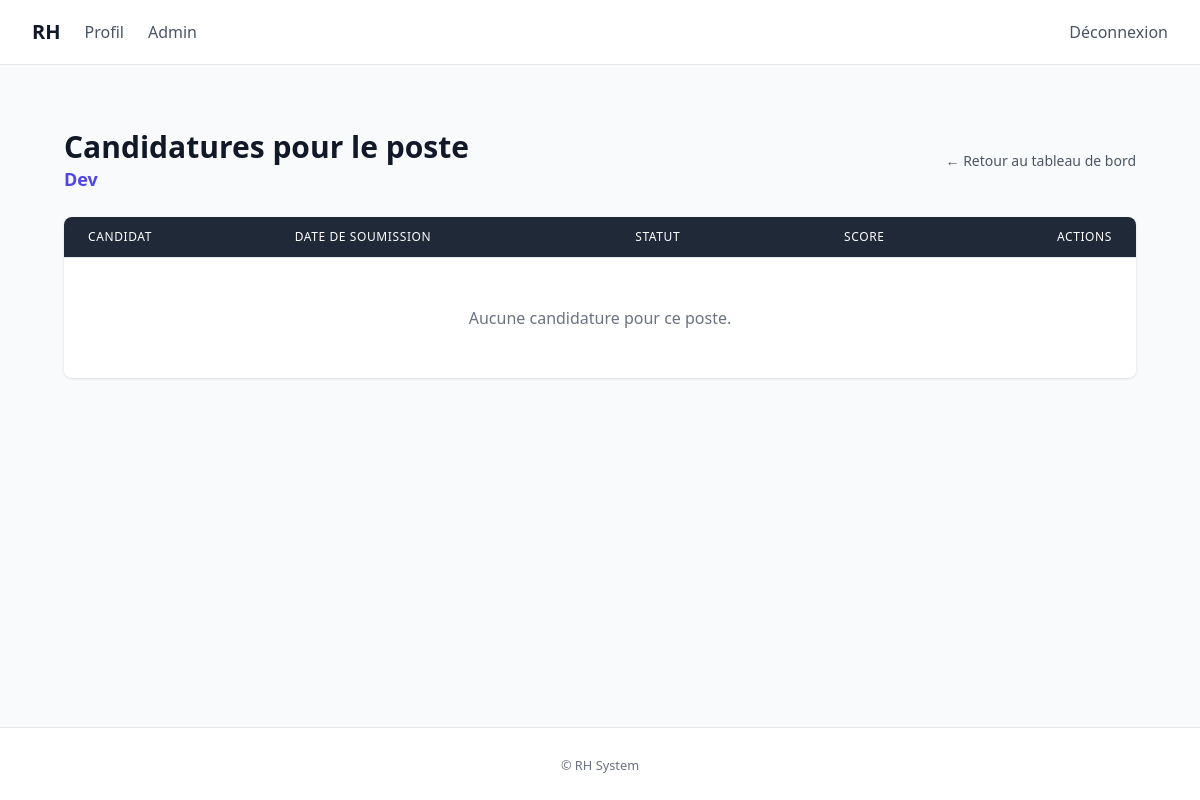
Before: /recruitment/postes/1/candidatures/ (signed in) with the older database file.
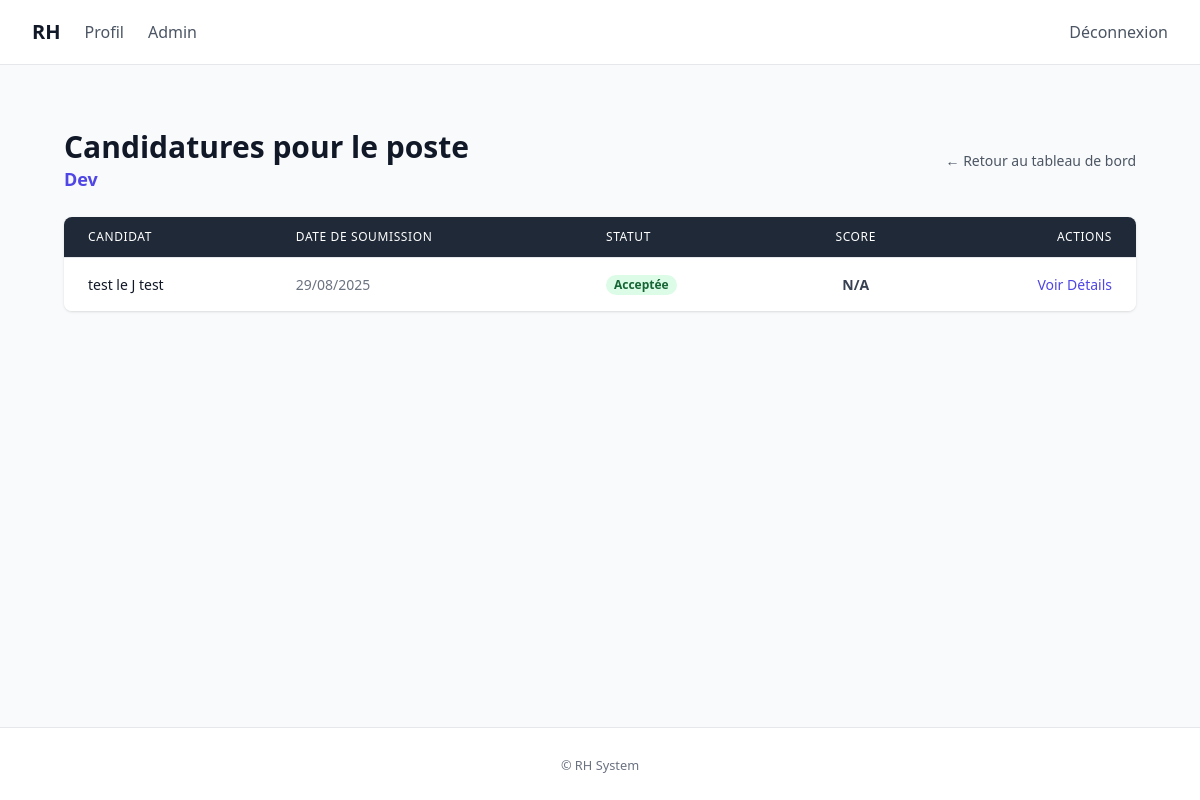
After: the same page with the newer database file.
### recruitment/models.py (models this page shows, shortened)
class Candidature(models.Model):
    class Statuts(models.TextChoices):
        SOUMISE = "submitted", "Soumise"
        EN_REVUE = "in_review", "En revue"
        ENTRETIEN = "interview", "Entretien"
        ACCEPTEE = "accepted", "Acceptée"
        REFUSEE = "rejected", "Refusée"
    candidat = models.ForeignKey(User, on_delete=models.CASCADE, related_name="candidatures")
    poste = models.ForeignKey(Poste, on_delete=models.CASCADE, related_name="candidatures")
    cv_file = models.FileField(
        upload_to=upload_to_cv,
        validators=[validate_document_file],
        blank=True,
        null=True,
    )
    lettre_motivation_file = models.FileField(
        upload_to=upload_to_lettre,
        validators=[validate_document_file],
        blank=True,
        null=True,
    )
    date_soumission = models.DateTimeField(auto_now_add=True)
    statut = models.CharField(max_length=20, choices=Statuts.choices, default=Statuts.SOUMISE)
    class Meta:
        ordering = ["-date_soumission"]
        indexes = [
            models.Index(fields=["statut", "date_soumission"]),
        ]
        constraints = [
            models.UniqueConstraint(fields=["candidat", "poste"], name="unique_candidature_par_poste"),
        ]
    def get_statut_class(self) -> str:
        if self.statut == self.Statuts.SOUMISE:
            return "bg-gray-100 text-gray-800"
        elif self.statut == self.Statuts.EN_REVUE:
            return "bg-yellow-100 text-yellow-800"
        elif self.statut == self.Statuts.ENTRETIEN:
            return "bg-blue-100 text-blue-800"
        elif self.statut == self.Statuts.ACCEPTEE:
            return "bg-green-100 text-green-800"
        elif self.statut == self.Statuts.REFUSEE:
            return "bg-red-100 text-red-800"
        return "bg-gray-100 text-gray-800"

### recruitment/views.py (the view)
# urls.py: path('postes/<int:poste_id>/candidatures/', views.PosteCandidaturesListView.as_view(), name='poste_candidatures'),
class PosteCandidaturesListView(AdminRequiredMixin, ListView):
    model = Candidature
    template_name = 'recruitment/poste_candidatures.html'
    context_object_name = 'candidatures'
    def get_queryset(self):
        self.poste = get_object_or_404(Poste, pk=self.kwargs['poste_id'])
        return Candidature.objects.filter(poste=self.poste)
    def get_context_data(self, **kwargs):
        context = super().get_context_data(**kwargs)
        context['poste'] = self.poste
        return context

### recruitment/templates/recruitment/poste_candidatures.html (shortened to what this page needs)
{% extends "accounts/base.html" %}
{% block content %}
<div class="max-w-7xl mx-auto px-4 sm:px-6 lg:px-8 py-8">
    <div class="flex justify-between items-center mb-6">
        <div>
            <h1 class="text-3xl font-bold text-gray-900">Candidatures pour le poste</h1>
            <p class="text-lg text-primary font-semibold">{{ poste.titre }}</p>
        </div>
        <a href="{% url 'recruitment:dashboard_admin' %}" class="text-sm font-medium text-gray-600 hover:text-primary">&larr; Retour au tableau de bord</a>
    </div>
    <div class="overflow-x-auto bg-white rounded-lg shadow">
        <table class="min-w-full divide-y divide-gray-200">
            <thead class="bg-gray-800">
                <tr>
                    <th scope="col" class="px-6 py-3 text-left text-xs font-medium text-white uppercase tracking-wider">Candidat</th>
                    <th scope="col" class="px-6 py-3 text-left text-xs font-medium text-white uppercase tracking-wider">Date de Soumission</th>
                    <th scope="col" class="px-6 py-3 text-left text-xs font-medium text-white uppercase tracking-wider">Statut</th>
                    <th scope="col" class="px-6 py-3 text-center text-xs font-medium text-white uppercase tracking-wider">Score</th>
                    <th scope="col" class="px-6 py-3 text-right text-xs font-medium text-white uppercase tracking-wider">Actions</th>
                </tr>
            </thead>
            <tbody class="bg-white divide-y divide-gray-200">
                {% for candidature in candidatures %}
                <tr class="hover:bg-gray-50">
                    <td class="px-6 py-4 whitespace-nowrap text-sm font-medium text-gray-900">{{ candidature.candidat.get_full_name|default:candidature.candidat.username }}</td>
                    <td class="px-6 py-4 whitespace-nowrap text-sm text-gray-500">{{ candidature.date_soumission|date:"d/m/Y" }}</td>
                    <td class="px-6 py-4 whitespace-nowrap text-sm">
                        <span class="px-2 inline-flex text-xs leading-5 font-semibold rounded-full {{ candidature.get_statut_class }}">
                            {{ candidature.get_statut_display }}
                        </span>
                    </td>
                    <td class="px-6 py-4 whitespace-nowrap text-center text-sm font-bold text-gray-700">{{ candidature.score.score_ia|default:"N/A" }}</td>
                    <td class="px-6 py-4 whitespace-nowrap text-right text-sm font-medium">
                        <a href="{% url 'recruitment:candidature_detail' candidature.pk %}" class="text-primary hover:text-indigo-900">Voir Détails</a>
                    </td>
                </tr>
                {% empty %}
                <tr>
                    <td colspan="5" class="text-center py-12 text-gray-500">Aucune candidature pour ce poste.</td>
                </tr>
                {% endfor %}
            </tbody>
        </table>
    </div>
</div>
{% endblock %}

Changed rows visible on the page:
added Candidature: candidat.get_full_name "test le J test", date_soumission "29/08/2025", statut "Acceptée", score.score_ia "N/A"
Other visible differences:
text no longer shown: "Aucune candidature pour ce poste."
